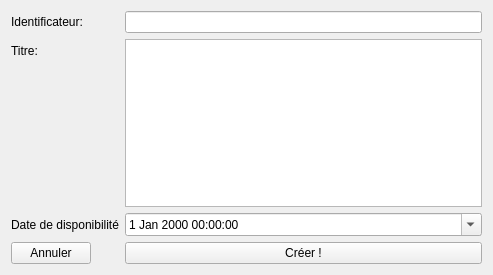
<?xml version="1.0" encoding="UTF-8"?>
<ui version="4.0">
 <class>ajouterProjet</class>
 <widget class="QWidget" name="ajouterProjet">
  <property name="geometry">
   <rect>
    <x>0</x>
    <y>0</y>
    <width>493</width>
    <height>275</height>
   </rect>
  </property>
  <property name="windowTitle">
   <string>Création d'un Projet</string>
  </property>
  <layout class="QFormLayout" name="formLayout">
   <item row="0" column="0">
    <widget class="QLabel" name="label">
     <property name="text">
      <string>Identificateur:</string>
     </property>
    </widget>
   </item>
   <item row="0" column="1">
    <widget class="QLineEdit" name="identificateur"/>
   </item>
   <item row="1" column="0">
    <widget class="QLabel" name="label_2">
     <property name="text">
      <string>Titre:</string>
     </property>
    </widget>
   </item>
   <item row="1" column="1">
    <widget class="QPlainTextEdit" name="titre">
     <property name="minimumSize">
      <size>
       <width>0</width>
       <height>0</height>
      </size>
     </property>
    </widget>
   </item>
   <item row="2" column="0">
    <widget class="QLabel" name="label_3">
     <property name="text">
      <string>Date de disponibilité</string>
     </property>
    </widget>
   </item>
   <item row="3" column="0">
    <widget class="QPushButton" name="annuler">
     <property name="text">
      <string>Annuler</string>
     </property>
    </widget>
   </item>
   <item row="3" column="1">
    <widget class="QPushButton" name="pushButton">
     <property name="text">
      <string>Créer !</string>
     </property>
    </widget>
   </item>
   <item row="2" column="1">
    <widget class="QDateTimeEdit" name="dispo">
     <property name="calendarPopup">
      <bool>true</bool>
     </property>
    </widget>
   </item>
  </layout>
 </widget>
 <resources/>
 <connections/>
</ui>
